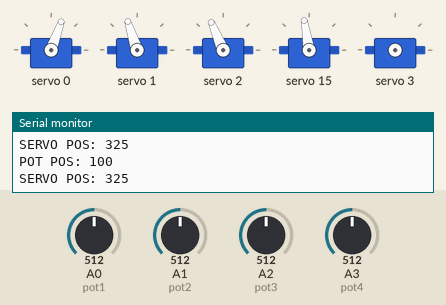
A sketch run on a simulated Arduino Uno, built with avr-gcc and run on an emulated ATmega328P. On the bench: 5 × servo, the last lines printed to the serial monitor. The inputs (shaded band) are chosen by the test bench; at power-on: A1 (pot2) = 512, A2 (pot3) = 512, A0 (pot1) = 512, A3 (pot4) = 512.

Above: at 3.7 s.
3.8 s: A1 (pot2) set to 30
At 5.3 s:
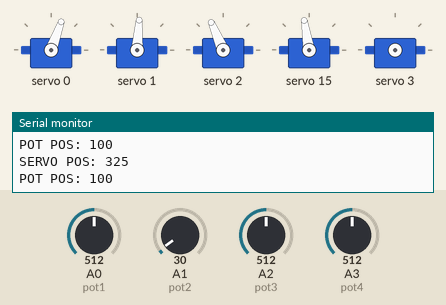
5.9 s: A2 (pot3) set to 30
At 7.2 s:
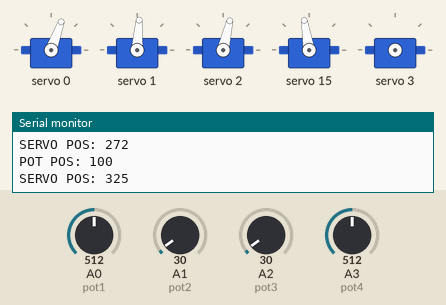
8.3 s: A0 (pot1) set to 30
At 10.1 s:
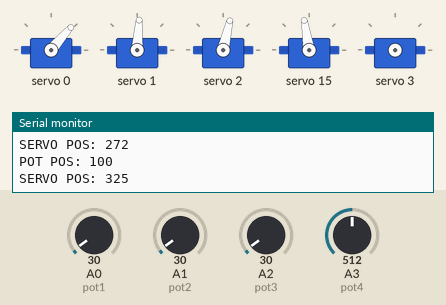
10.4 s: A3 (pot4) set to 106
11.9 s: A3 (pot4) set to 99
13.7 s: A0 (pot1) set to 160
At 15.4 s:
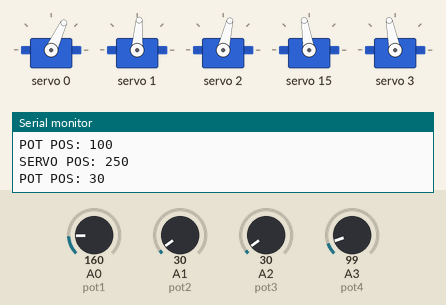
Timing chart, 0 to 16.8 s (numbered marks = the images above; inputs shaded):
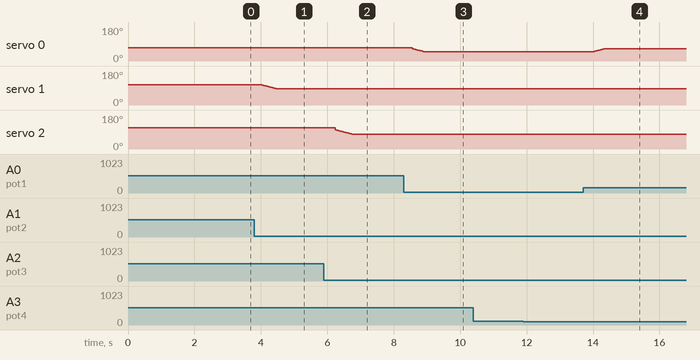

The sketch:

RoboMain.ino
```cpp
#include <Wire.h>
#include <Adafruit_PWMServoDriver.h>

Adafruit_PWMServoDriver driver = Adafruit_PWMServoDriver();

#define SERVOMIN 150
#define SERVOMAX 600
#define USMIN 600
#define USMAX 2400
#define SERVO_FREQ 50

//servo counter pins
uint8_t RightHip = 0;
uint8_t LeftHip = 1;
uint8_t RightFoot = 2;
uint8_t LeftFoot = 15;

//pot pins
int pot1 = A0;
int pot2 = A1;
int pot3 = A2;
int pot4 = A3;

const int NUM_POTS = 4;

//starting servo positions
int RHIP_START_POS = 260;
int RHIP_MAX = 300;
int RHIP_MIN = 200;

int LHIP_START_POS = 340;
int LHIP_MAX = 400;
int LHIP_MIN = 275;

int RFOOT_START_POS = 350;
int RFOOT_MAX = 400;
int RFOOT_MIN = 250;

int LFOOT_START_POS = 320;
int LFOOT_MAX = 400;
int LFOOT_MIN = 250;

int currMap;
int reading, num;
int readings[NUM_POTS], servoPos[NUM_POTS], newPos[NUM_POTS], lastPos[NUM_POTS];

void readPot(void) {
  //int curr;
  reading = analogRead(pot1);
  readings[0] = min(reading, 100);
  reading = analogRead(pot2);
  readings[1] = min(reading, 100);
  reading = analogRead(pot3);
  readings[2] = min(reading, 100);
  reading = analogRead(pot4);
  readings[3] = min(reading, 100);

  //curr = reading;
  //return curr;
}

void mapServo(int pos[]) {

  //int mappings[4];
  servoPos[0] = map(pos[0], 0, 200, RHIP_MIN, RHIP_MAX);
  servoPos[1] = map(pos[1], 0, 200, LHIP_MIN, LHIP_MAX);
  servoPos[2] = map(pos[2], 0, 200, RFOOT_MIN, RFOOT_MAX);
  servoPos[3] = map(pos[3], 0, 200, LFOOT_MIN, LFOOT_MAX);

  //return mappings;
}

void setup() {
  // put your setup code here, to run once:
  Serial.begin(9600);
  Serial.println("INITIALIZE START ROBOT");

  driver.begin();
  driver.setOscillatorFrequency(27000000);
  driver.setPWMFreq(SERVO_FREQ);

  delay(10);

  uint8_t pulselen = 0;
  int average = ((SERVOMAX + SERVOMIN) / 2);

  driver.setPWM(0, 0, RHIP_START_POS);
  delay(500);
  driver.setPWM(1, 0, LHIP_START_POS);
  delay(500);
  driver.setPWM(2, 0, RFOOT_START_POS);
  delay(500);
  driver.setPWM(15, 0, LFOOT_START_POS);
  delay(500);

  //  for (uint16_t pulselen = 200; pulselen < 350; pulselen++) {
  //    driver.setPWM(2, 0, pulselen);
  //    delay(10);
  //  }

  delay(500);

  //POTENTIOMETER TEST DATA HERE
  pinMode(pot1, INPUT);
  readPot();
  mapServo(readings);

  for(int n = 0; n < 4; n++){
    lastPos[n] = servoPos[n];
  }

}

void loop() {
  // put your main code here, to run repeatedly:
  //Serial.print("DRIVING");

  readPot();
  mapServo(readings);
  //servoPos = mapServo(readings);
  delay(200);

  for (int k = 0; k < NUM_POTS; k++) {
    Serial.print("POT POS: "); Serial.println(readings[k]);
    Serial.print("SERVO POS: "); Serial.println(servoPos[k]);
    if (servoPos[k] - lastPos[k] > 0) {
      for (uint16_t pulselen = lastPos[k]; pulselen < servoPos[k]; pulselen++) {
        driver.setPWM(k, 0, pulselen);
        delay(10);
      }
    }
    else if (servoPos[k] - lastPos[k] < 0) {
      for (uint16_t pulselen = lastPos[k]; pulselen > servoPos[k]; pulselen--) {
        driver.setPWM(k, 0, pulselen);
        delay(10);
      }
    }
  }

  for(int n = 0; n < 4; n++){
    lastPos[n] = servoPos[n];
  }
}
```

Measured:
- after the input at 3.8 s, servo 1: moves from 108° to 86° over 0.47 s, starting after 0.21 s
- after the input at 5.9 s, servo 2: moves from 113° to 77° over 0.54 s, starting after 0.35 s
- after the input at 8.3 s, servo 0: moves from 70° to 49° over 0.37 s, starting after 0.25 s
- after the input at 13.7 s, servo 0: moves from 49° to 65° over 0.33 s, starting after 0.32 s
